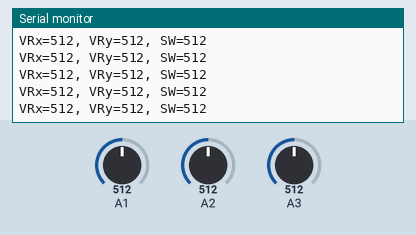
Simulated run of this sketch. Board: Arduino Uno, built with avr-gcc and run on an emulated ATmega328P. Shown: the last lines printed to the serial monitor. The test bench sets the inputs (shaded band); at power-on: A2 = 512, A1 = 512, A3 = 512.

Above: at 7.2 s.
7.3 s: A2 set to 981
At 7.36 s:
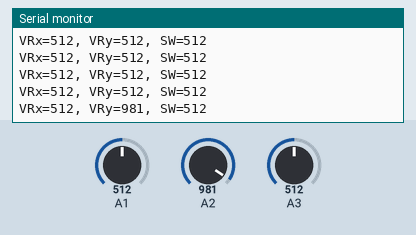
10.3 s: A2 set to 1014
At 10.39 s:
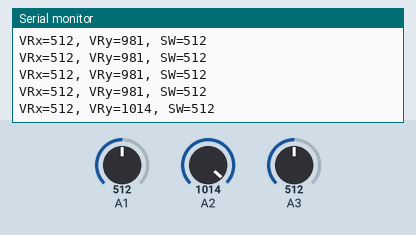
Timing chart, 0 to 12.8 s (numbered marks = the images above; inputs shaded):
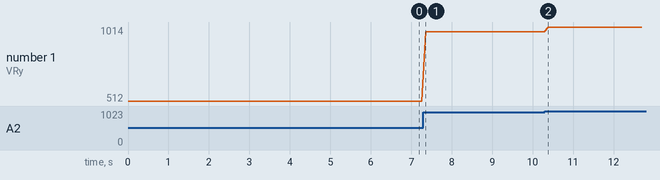

Measured:
- after the input at 7.3 s, the serial monitor: prints a new line after 0.06 s (image 1)
- after the input at 10.3 s, the serial monitor: prints a new line after 0.08 s (image 2)
- plotted number 1: 512 → 981 after the input at 7.3 s, 981 → 1014 after the input at 10.3 s

The sketch:

joystick.ino
```cpp
int vrx,vry,sw;
char buf[100];
void setup() {
  // put your setup code here, to run once:
  Serial.begin(9600);
}

void loop() {
  // put your main code here, to run repeatedly:
  vrx=analogRead(A1);
  vry=analogRead(A2);
  sw=analogRead(A3);

  sprintf(buf,"VRx=%d, VRy=%d, SW=%d\n", vrx, vry, sw);
  Serial.print(buf);
  delay(100);
}
```
